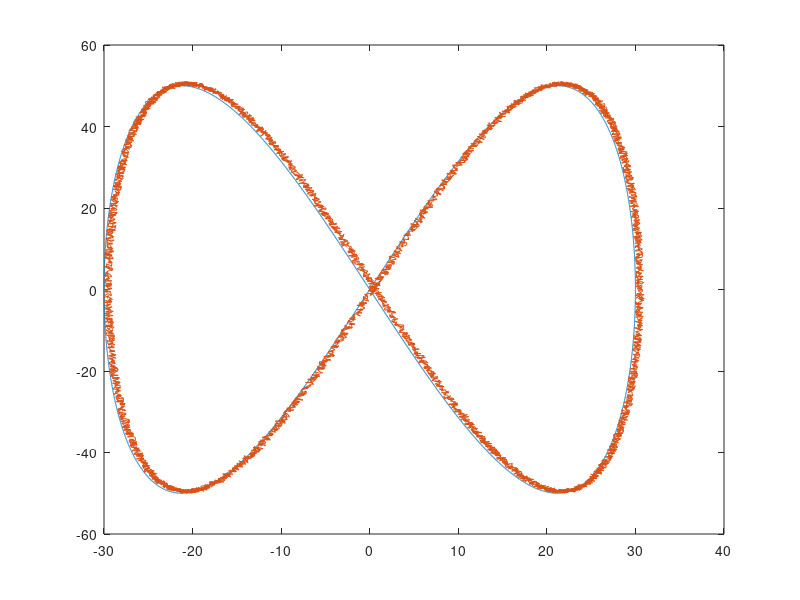

Source code (MATLAB):
clc
clear all

dt=0.001; % ds=c*dt => ds=dt
s_dot=1.0;
L = 2.6;  % length of wheel base
x_ref=zeros;
y_ref=zeros;
theta_ref=zeros;
x_t=zeros;
y_t=zeros;
theta_t=zeros;
S=zeros;
v_ref=zeros;
w_ref=zeros;

for s=0:s_dot*dt:2*pi

i=s*1000+1;
i=int32(i);
S(i)=s;
%path
% for lissajous x=a*cos(s) and y=b*sin(2s)
%v_ref= s_dot*sqrt(4*b^2+a^2-x^2-4*y^2)
%w_ref=(y_dot*x-4*x_dot*y)/(4*b^2+a^2-x^2-4*y^2)

x_ref(i)= 30*cos(s) + rand();
y_ref(i)= 50*sin(2*s)+ rand();
x_dot=-30*sin(s)*s_dot;
y_dot=50*2*cos(2*s)*s_dot;
theta_ref(i)= atan2(y_dot,x_dot)+rand();
if theta_ref(i)<0
    theta_ref(i)=theta_ref(i)+2*pi;
end

x_t(i)= 30*cos(s);
y_t(i)= 50*sin(2*s);
theta_t(i)= atan2(y_dot,x_dot);
if theta_t(i)<0
    theta_t(i)=theta_t(i)+2*pi;
end

v_ref(i)= s_dot*sqrt(4*50^2+30^2-x_t(i)^2-4*y_t(i)^2) + rand();
w_ref(i)= (y_dot*x_t(i)-4*x_dot*y_t(i))/(4*50^2+30^2-x_t(i)^2-4*y_t(i)^2) +rand() ;

end

input(1,:)= x_ref;
input(2,:)= y_ref;
input(3,:)= theta_ref;
input(4,:)= v_ref;
input(5,:)= w_ref;
target(1,:)=x_t;
target(2,:)=y_t;
target(3,:)=theta_t;

plot(x_t,y_t);
hold
plot(x_ref,y_ref);